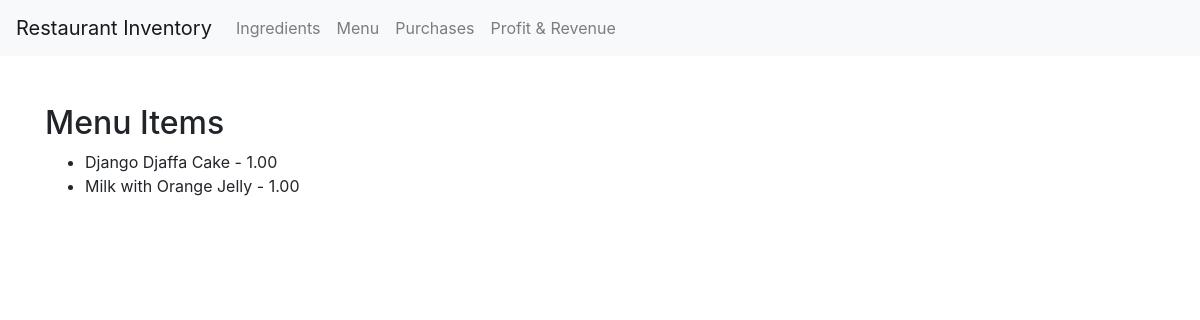
The app's page /menu/ with its own data.
### inventory/models.py (models this page shows, shortened)
class MenuItem(models.Model):
    name = models.CharField(max_length=255)
    description = models.TextField(blank=True)
    price = models.DecimalField(max_digits=10, decimal_places=2)  # Selling price to the customers
    image_link = models.URLField(blank=True, null=True)  # Optional link to an image or recipe

### inventory/views.py (the view)
# urls.py: path('menu/', MenuItemListView.as_view(), name='menuitem-list'),
class MenuItemListView(ListView):
    model = MenuItem
    template_name = 'menuitem_list.html'

### inventory/templates/menuitem_list.html (shortened to what this page needs)
{% extends 'base.html' %}
{% block content %}
  <h2>Menu Items</h2>
  <ul>
    {% for menu_item in object_list %}
      <li>
        {{ menu_item.name }} - {{ menu_item.price }}
      </li>
    {% endfor %}
  </ul>
{% endblock %}

### records on screen
MenuItem: name "Django Djaffa Cake", price "1.00"
MenuItem: name "Milk with Orange Jelly", price "1.00"
